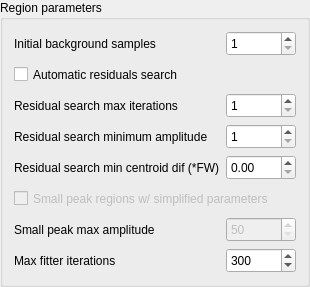
         <widget class="QGroupBox" name="groupBox_2">
          <property name="title">
           <string>Region parameters</string>
          </property>
          <layout class="QGridLayout" name="gridLayout_2">
           <item row="5" column="0">
            <layout class="QHBoxLayout" name="horizontalLayout_27">
             <item>
              <widget class="QLabel" name="label_50">
               <property name="minimumSize">
                <size>
                 <width>0</width>
                 <height>25</height>
                </size>
               </property>
               <property name="maximumSize">
                <size>
                 <width>16777215</width>
                 <height>25</height>
                </size>
               </property>
               <property name="text">
                <string>Residual search min centroid dif (*FW)</string>
               </property>
              </widget>
             </item>
             <item>
              <widget class="QDoubleSpinBox" name="doubleResidTooClose">
               <property name="minimumSize">
                <size>
                 <width>70</width>
                 <height>25</height>
                </size>
               </property>
               <property name="maximumSize">
                <size>
                 <width>70</width>
                 <height>25</height>
                </size>
               </property>
               <property name="decimals">
                <number>2</number>
               </property>
               <property name="minimum">
                <double>0.000000000000000</double>
               </property>
               <property name="singleStep">
                <double>0.010000000000000</double>
               </property>
              </widget>
             </item>
            </layout>
           </item>
           <item row="1" column="0">
            <widget class="QCheckBox" name="checkResidAuto">
             <property name="enabled">
              <bool>true</bool>
             </property>
             <property name="minimumSize">
              <size>
               <width>0</width>
               <height>25</height>
              </size>
             </property>
             <property name="maximumSize">
              <size>
               <width>16777215</width>
               <height>25</height>
              </size>
             </property>
             <property name="layoutDirection">
              <enum>Qt::LeftToRight</enum>
             </property>
             <property name="text">
              <string>Automatic residuals search</string>
             </property>
            </widget>
           </item>
           <item row="8" column="0">
            <layout class="QHBoxLayout" name="horizontalLayout_19">
             <item>
              <widget class="QLabel" name="label_40">
               <property name="minimumSize">
                <size>
                 <width>0</width>
                 <height>25</height>
                </size>
               </property>
               <property name="maximumSize">
                <size>
                 <width>16777215</width>
                 <height>25</height>
                </size>
               </property>
               <property name="text">
                <string>Max fitter iterations</string>
               </property>
              </widget>
             </item>
             <item>
              <widget class="QSpinBox" name="spinFitterMaxIterations">
               <property name="enabled">
                <bool>true</bool>
               </property>
               <property name="minimumSize">
                <size>
                 <width>70</width>
                 <height>25</height>
                </size>
               </property>
               <property name="maximumSize">
                <size>
                 <width>70</width>
                 <height>25</height>
                </size>
               </property>
               <property name="minimum">
                <number>5</number>
               </property>
               <property name="maximum">
                <number>20000</number>
               </property>
               <property name="singleStep">
                <number>10</number>
               </property>
               <property name="value">
                <number>300</number>
               </property>
              </widget>
             </item>
            </layout>
           </item>
           <item row="7" column="0">
            <layout class="QHBoxLayout" name="horizontalLayout_11">
             <item>
              <widget class="QLabel" name="label_11">
               <property name="minimumSize">
                <size>
                 <width>0</width>
                 <height>25</height>
                </size>
               </property>
               <property name="maximumSize">
                <size>
                 <width>16777215</width>
                 <height>25</height>
                </size>
               </property>
               <property name="text">
                <string>Small peak max amplitude</string>
               </property>
              </widget>
             </item>
             <item>
              <widget class="QSpinBox" name="spinSmallMaxAmplitude">
               <property name="enabled">
                <bool>false</bool>
               </property>
               <property name="minimumSize">
                <size>
                 <width>70</width>
                 <height>25</height>
                </size>
               </property>
               <property name="maximumSize">
                <size>
                 <width>70</width>
                 <height>25</height>
                </size>
               </property>
               <property name="minimum">
                <number>50</number>
               </property>
               <property name="maximum">
                <number>50000</number>
               </property>
               <property name="singleStep">
                <number>10</number>
               </property>
              </widget>
             </item>
            </layout>
           </item>
           <item row="3" column="0">
            <layout class="QHBoxLayout" name="horizontalLayout_9">
             <item>
              <widget class="QLabel" name="label_9">
               <property name="minimumSize">
                <size>
                 <width>0</width>
                 <height>25</height>
                </size>
               </property>
               <property name="maximumSize">
                <size>
                 <width>16777215</width>
                 <height>25</height>
                </size>
               </property>
               <property name="text">
                <string>Residual search max iterations</string>
               </property>
              </widget>
             </item>
             <item>
              <widget class="QSpinBox" name="spinResidMaxIterations">
               <property name="minimumSize">
                <size>
                 <width>70</width>
                 <height>25</height>
                </size>
               </property>
               <property name="maximumSize">
                <size>
                 <width>70</width>
                 <height>25</height>
                </size>
               </property>
               <property name="minimum">
                <number>1</number>
               </property>
               <property name="maximum">
                <number>20</number>
               </property>
              </widget>
             </item>
            </layout>
           </item>
           <item row="4" column="0">
            <layout class="QHBoxLayout" name="horizontalLayout_10">
             <item>
              <widget class="QLabel" name="label_10">
               <property name="minimumSize">
                <size>
                 <width>0</width>
                 <height>25</height>
                </size>
               </property>
               <property name="maximumSize">
                <size>
                 <width>16777215</width>
                 <height>25</height>
                </size>
               </property>
               <property name="text">
                <string>Residual search minimum amplitude</string>
               </property>
              </widget>
             </item>
             <item>
              <widget class="QSpinBox" name="spinResidMinAmplitude">
               <property name="enabled">
                <bool>true</bool>
               </property>
               <property name="minimumSize">
                <size>
                 <width>70</width>
                 <height>25</height>
                </size>
               </property>
               <property name="maximumSize">
                <size>
                 <width>70</width>
                 <height>25</height>
                </size>
               </property>
               <property name="minimum">
                <number>1</number>
               </property>
               <property name="maximum">
                <number>50000</number>
               </property>
              </widget>
             </item>
            </layout>
           </item>
           <item row="0" column="0">
            <layout class="QHBoxLayout" name="horizontalLayout_8">
             <item>
              <widget class="QLabel" name="label_8">
               <property name="minimumSize">
                <size>
                 <width>0</width>
                 <height>25</height>
                </size>
               </property>
               <property name="maximumSize">
                <size>
                 <width>16777215</width>
                 <height>25</height>
                </size>
               </property>
               <property name="text">
                <string>Initial background samples</string>
               </property>
              </widget>
             </item>
             <item>
              <widget class="QSpinBox" name="spinEdgeSamples">
               <property name="minimumSize">
                <size>
                 <width>70</width>
                 <height>25</height>
                </size>
               </property>
               <property name="maximumSize">
                <size>
                 <width>70</width>
                 <height>25</height>
                </size>
               </property>
               <property name="minimum">
                <number>1</number>
               </property>
              </widget>
             </item>
            </layout>
           </item>
           <item row="6" column="0">
            <widget class="QCheckBox" name="checkSmallSimplify">
             <property name="enabled">
              <bool>false</bool>
             </property>
             <property name="minimumSize">
              <size>
               <width>0</width>
               <height>25</height>
              </size>
             </property>
             <property name="maximumSize">
              <size>
               <width>16777215</width>
               <height>25</height>
              </size>
             </property>
             <property name="layoutDirection">
              <enum>Qt::LeftToRight</enum>
             </property>
             <property name="text">
              <string>Small peak regions w/ simplified parameters</string>
             </property>
            </widget>
           </item>
          </layout>
         </widget>
